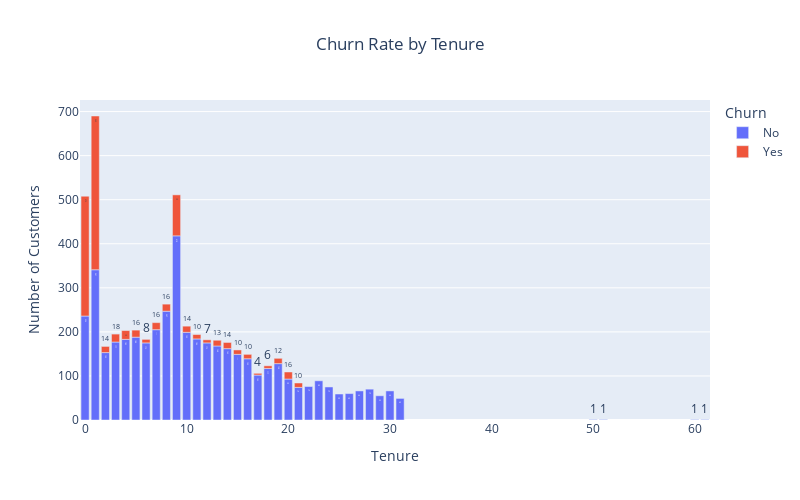

The notebook cell this image was saved under:
### Code cell
plot_cat_churn_rate('Tenure', ecom_cus_df)

### Figure 1 — Plotly figure (JSON) as saved in the notebook; plotly's stock layout.template omitted (floating-point values rounded to 4 significant figures)
{"data": [{"alignmentgroup": "True", "hovertemplate": "Churn=No<br>Tenure=%{x}<br>count=%{text}<extra></extra>", "legendgroup": "No", "marker": {"color": "#636efa", "pattern": {"shape": ""}}, "name": "No", "offsetgroup": "No", "orientation": "v", "showlegend": true, "text": [236, 341, 153, 177, 183, 188, 175, 205, 247, 418, 199, 184, 175, 168, 162, 149, 139, 102, 117, 128, 93, 74, 76, 89, 75, 59, 60, 66, 70, 55, 66, 49, 1, 1, 1, 1], "textposition": "auto", "type": "bar", "x": [0, 1, 2, 3, 4, 5, 6, 7, 8, 9, 10, 11, 12, 13, 14, 15, 16, 17, 18, 19, 20, 21, 22, 23, 24, 25, 26, 27, 28, 29, 30, 31, 50, 51, 60, 61], "xaxis": "x", "y": [236, 341, 153, 177, 183, 188, 175, 205, 247, 418, 199, 184, 175, 168, 162, 149, 139, 102, 117, 128, 93, 74, 76, 89, 75, 59, 60, 66, 70, 55, 66, 49, 1, 1, 1, 1], "yaxis": "y"}, {"alignmentgroup": "True", "hovertemplate": "Churn=Yes<br>Tenure=%{x}<br>count=%{text}<extra></extra>", "legendgroup": "Yes", "marker": {"color": "#EF553B", "pattern": {"shape": ""}}, "name": "Yes", "offsetgroup": "Yes", "orientation": "v", "showlegend": true, "text": [272, 349, 14, 18, 20, 16, 8, 16, 16, 93, 14, 10, 7, 13, 14, 10, 10, 4, 6, 12, 16, 10], "textposition": "auto", "type": "bar", "x": [0, 1, 2, 3, 4, 5, 6, 7, 8, 9, 10, 11, 12, 13, 14, 15, 16, 17, 18, 19, 20, 21], "xaxis": "x", "y": [272, 349, 14, 18, 20, 16, 8, 16, 16, 93, 14, 10, 7, 13, 14, 10, 10, 4, 6, 12, 16, 10], "yaxis": "y"}], "layout": {"barmode": "relative", "height": 500, "legend": {"title": {"text": "Churn"}, "tracegroupgap": 0}, "title": {"text": "Churn Rate by Tenure", "x": 0.5}, "width": 800, "xaxis": {"anchor": "y", "domain": [0, 1], "title": {"text": "Tenure"}}, "yaxis": {"anchor": "x", "domain": [0, 1], "title": {"text": "Number of Customers"}}}}
